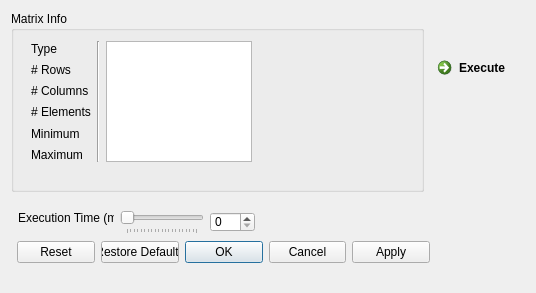
<?xml version="1.0" encoding="UTF-8"?>
<ui version="4.0">
 <class>ReportMatrixInfo</class>
 <widget class="QDialog" name="ReportMatrixInfo">
  <property name="geometry">
   <rect>
    <x>0</x>
    <y>0</y>
    <width>536</width>
    <height>293</height>
   </rect>
  </property>
  <property name="windowTitle">
   <string>Dialog</string>
  </property>
  <widget class="QDialogButtonBox" name="buttonBox">
   <property name="geometry">
    <rect>
     <x>17</x>
     <y>241</y>
     <width>413</width>
     <height>23</height>
    </rect>
   </property>
   <property name="orientation">
    <enum>Qt::Horizontal</enum>
   </property>
   <property name="standardButtons">
    <set>QDialogButtonBox::Apply|QDialogButtonBox::Cancel|QDialogButtonBox::Ok|QDialogButtonBox::Reset|QDialogButtonBox::RestoreDefaults</set>
   </property>
   <property name="centerButtons">
    <bool>false</bool>
   </property>
  </widget>
  <widget class="QGroupBox" name="groupBox">
   <property name="geometry">
    <rect>
     <x>11</x>
     <y>11</y>
     <width>413</width>
     <height>181</height>
    </rect>
   </property>
   <property name="title">
    <string>Matrix Info</string>
   </property>
   <widget class="QWidget" name="">
    <property name="geometry">
     <rect>
      <x>20</x>
      <y>30</y>
      <width>221</width>
      <height>121</height>
     </rect>
    </property>
    <layout class="QHBoxLayout" name="horizontalLayout">
     <item>
      <layout class="QVBoxLayout" name="verticalLayout">
       <item>
        <widget class="QLabel" name="label">
         <property name="text">
          <string>Type</string>
         </property>
        </widget>
       </item>
       <item>
        <widget class="QLabel" name="label_2">
         <property name="text">
          <string># Rows</string>
         </property>
        </widget>
       </item>
       <item>
        <widget class="QLabel" name="label_3">
         <property name="text">
          <string># Columns</string>
         </property>
        </widget>
       </item>
       <item>
        <widget class="QLabel" name="label_4">
         <property name="text">
          <string># Elements</string>
         </property>
        </widget>
       </item>
       <item>
        <widget class="QLabel" name="label_5">
         <property name="text">
          <string>Minimum</string>
         </property>
        </widget>
       </item>
       <item>
        <widget class="QLabel" name="label_6">
         <property name="text">
          <string>Maximum</string>
         </property>
        </widget>
       </item>
      </layout>
     </item>
     <item>
      <widget class="Line" name="line">
       <property name="orientation">
        <enum>Qt::Vertical</enum>
       </property>
      </widget>
     </item>
     <item>
      <widget class="QPlainTextEdit" name="matrixInfoTextEdit_">
       <property name="readOnly">
        <bool>true</bool>
       </property>
      </widget>
     </item>
    </layout>
   </widget>
  </widget>
  <widget class="QLabel" name="executionTimeLabel_">
   <property name="geometry">
    <rect>
     <x>18</x>
     <y>210</y>
     <width>96</width>
     <height>16</height>
    </rect>
   </property>
   <property name="text">
    <string>Execution Time (ms)</string>
   </property>
  </widget>
  <widget class="QSpinBox" name="executionTimeSpinBox_">
   <property name="geometry">
    <rect>
     <x>210</x>
     <y>212</y>
     <width>45</width>
     <height>20</height>
    </rect>
   </property>
   <property name="readOnly">
    <bool>false</bool>
   </property>
   <property name="maximum">
    <number>5000</number>
   </property>
  </widget>
  <widget class="QSlider" name="executionTimeHorizontalSlider_">
   <property name="geometry">
    <rect>
     <x>120</x>
     <y>210</y>
     <width>84</width>
     <height>24</height>
    </rect>
   </property>
   <property name="maximum">
    <number>5000</number>
   </property>
   <property name="singleStep">
    <number>10</number>
   </property>
   <property name="pageStep">
    <number>250</number>
   </property>
   <property name="orientation">
    <enum>Qt::Horizontal</enum>
   </property>
   <property name="tickPosition">
    <enum>QSlider::TicksBelow</enum>
   </property>
  </widget>
  <widget class="QCommandLinkButton" name="executeButton_">
   <property name="geometry">
    <rect>
     <x>430</x>
     <y>50</y>
     <width>185</width>
     <height>41</height>
    </rect>
   </property>
   <property name="text">
    <string>Execute</string>
   </property>
  </widget>
 </widget>
 <resources/>
 <connections>
  <connection>
   <sender>buttonBox</sender>
   <signal>accepted()</signal>
   <receiver>ReportMatrixInfo</receiver>
   <slot>accept()</slot>
   <hints>
    <hint type="sourcelabel">
     <x>248</x>
     <y>254</y>
    </hint>
    <hint type="destinationlabel">
     <x>157</x>
     <y>274</y>
    </hint>
   </hints>
  </connection>
  <connection>
   <sender>buttonBox</sender>
   <signal>rejected()</signal>
   <receiver>ReportMatrixInfo</receiver>
   <slot>reject()</slot>
   <hints>
    <hint type="sourcelabel">
     <x>316</x>
     <y>260</y>
    </hint>
    <hint type="destinationlabel">
     <x>286</x>
     <y>274</y>
    </hint>
   </hints>
  </connection>
  <connection>
   <sender>executionTimeHorizontalSlider_</sender>
   <signal>valueChanged(int)</signal>
   <receiver>executionTimeSpinBox_</receiver>
   <slot>setValue(int)</slot>
   <hints>
    <hint type="sourcelabel">
     <x>242</x>
     <y>25</y>
    </hint>
    <hint type="destinationlabel">
     <x>400</x>
     <y>25</y>
    </hint>
   </hints>
  </connection>
  <connection>
   <sender>executionTimeSpinBox_</sender>
   <signal>valueChanged(int)</signal>
   <receiver>executionTimeHorizontalSlider_</receiver>
   <slot>setValue(int)</slot>
   <hints>
    <hint type="sourcelabel">
     <x>400</x>
     <y>25</y>
    </hint>
    <hint type="destinationlabel">
     <x>242</x>
     <y>25</y>
    </hint>
   </hints>
  </connection>
 </connections>
</ui>
